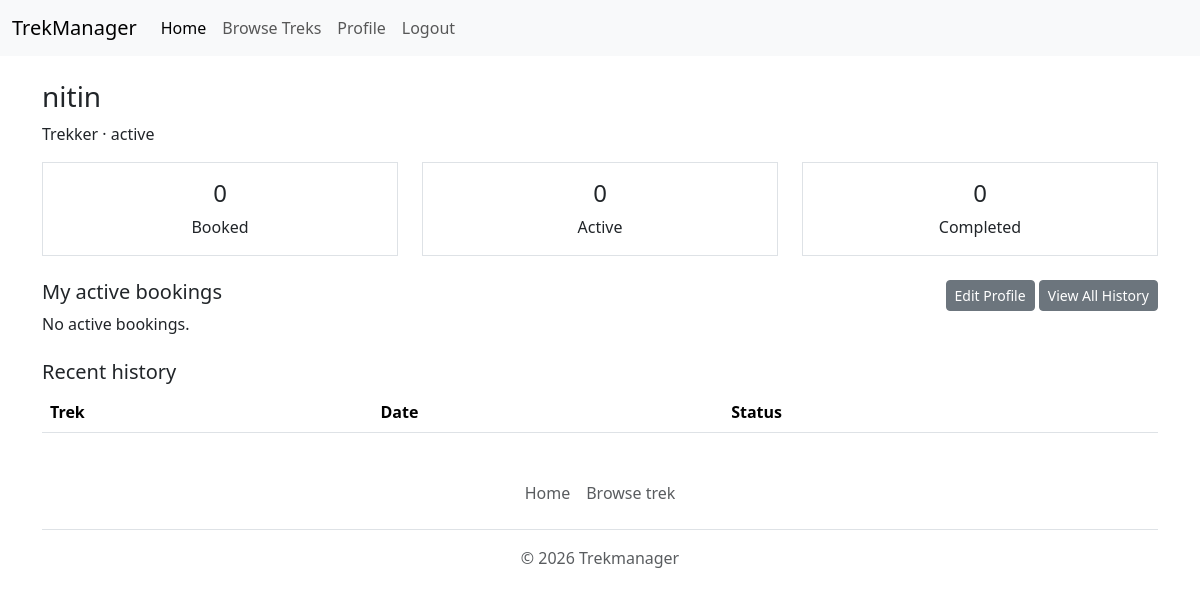
Page /profile (signed in) on the earlier database version.
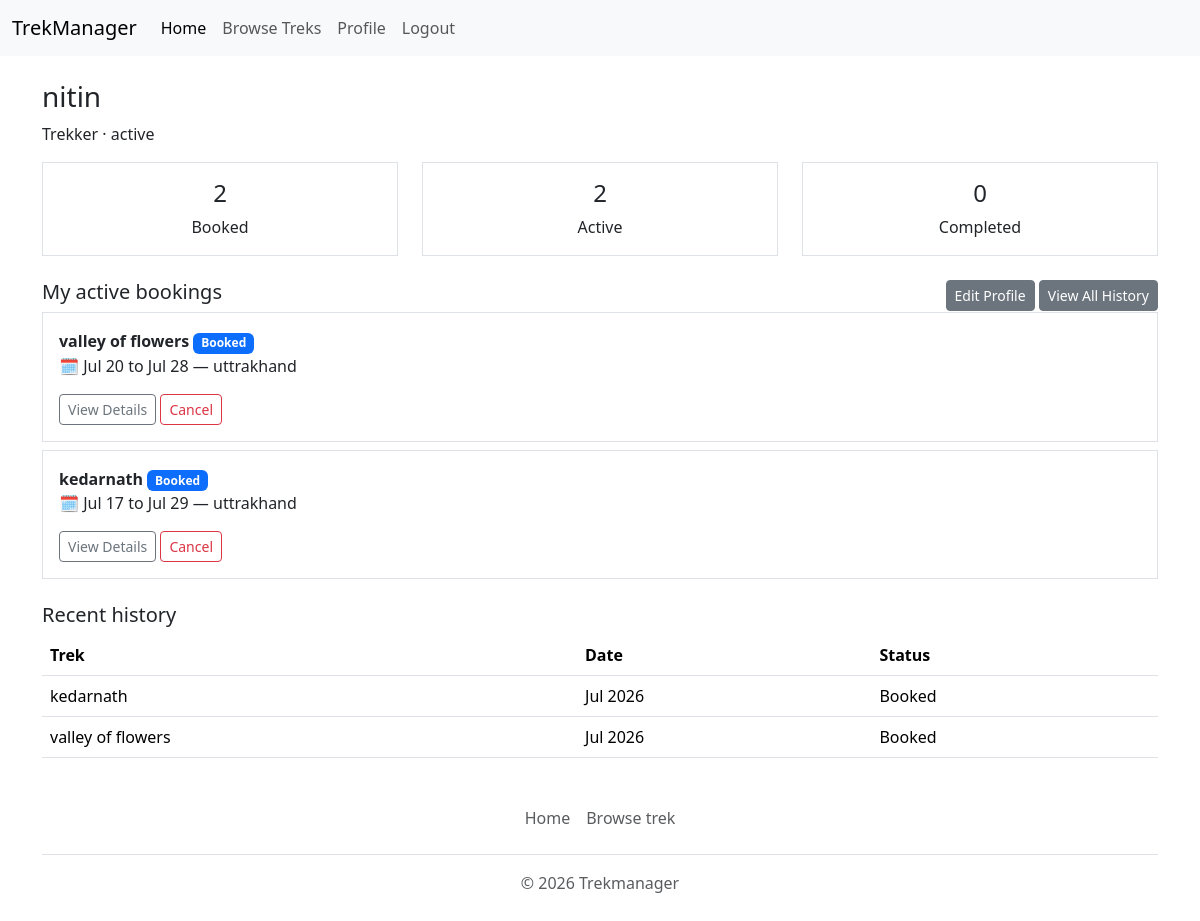
Same page on the later database version.
### application/models.py (models this page shows, shortened)
class Users(db.Model, UserMixin):
    __tablename__ = "users"
    id = db.Column(db.Integer, primary_key=True)
    full_name = db.Column(db.String(100), nullable=False)
    email = db.Column(db.String(150), unique=True, nullable=False)
    password_hash = db.Column(db.String(255), nullable=False)
    phone_no = db.Column(db.String(15), nullable=False, unique=True)
    emergency_contact = db.Column(db.String(15), nullable=False)
    status = db.Column(db.String(20), default="active")

class Bookings(db.Model):
    __tablename__ = "bookings"
    id = db.Column(db.Integer, primary_key=True)
    user_id = db.Column(db.Integer, db.ForeignKey("users.id"), nullable=False)
    trek_id = db.Column(db.Integer, db.ForeignKey("treks.id"), nullable=False)
    booking_date = db.Column(db.DateTime, nullable=False, default=datetime.now)
    amount = db.Column(db.Integer, nullable=False)
    status = db.Column(db.String(20), nullable=False, default="Booked")
    user = db.relationship("Users", backref="bookings")
    trek = db.relationship("Treks", backref="bookings")

class Treks(db.Model):
    __tablename__ = "treks"
    id = db.Column(db.Integer, primary_key=True)
    trek_name = db.Column(db.String(255), nullable=False)
    location = db.Column(db.String(100), nullable=False)
    cost = db.Column(db.Integer)
    difficulty = db.Column(db.String(20))
    start_date = db.Column(db.DateTime, nullable=False)
    end_date = db.Column(db.DateTime, nullable=False)
    max_capacity = db.Column(db.Integer, nullable=False)
    available_slots = db.Column(db.Integer, nullable=False)
    meeting_point = db.Column(db.String(150))
    description = db.Column(db.Text)
    status = db.Column(db.String(20), default="Pending")
    image_filename = db.Column(db.String(255))
    progress = db.Column(db.String(20), default="Not Started")
    staff_notes = db.Column(db.Text)
    assigned_staff_id = db.Column(db.Integer, db.ForeignKey("staffs.id"))
    assigned_staff = db.relationship("Staffs", backref="assigned_treks")

### application/app.py (the view)
    @app.route("/profile")
    @login_required
    def dashboard():
        if isinstance(current_user, Staffs) or isinstance(current_user, Admins):
            abort(403)
        all_bookings = Bookings.query.filter_by(user_id=current_user.id).all()
        active_bookings = Bookings.query.filter_by(user_id=current_user.id, status="Booked").all()
        completed_count = Bookings.query.filter_by(user_id=current_user.id, status="Completed").count()
        recent_history = Bookings.query.filter_by(user_id=current_user.id)\
            .order_by(Bookings.booking_date.desc()).limit(5).all()
        return render_template(
            "dashboard.html",
            total_booked=len(all_bookings),
            active_bookings=active_bookings,
            active_count=len(active_bookings),
            completed_count=completed_count,
            recent_history=recent_history
        )

### templates/dashboard.html (shortened to what this page needs)
{% extends "layout.html" %}
{% block main %}
<div class="container mt-4">
    <h3>{{ current_user.full_name }}</h3>
    <p>Trekker · {{ current_user.status }}</p>
    <div class="row mb-4">
        <div class="col"><div class="border p-3 text-center"><h4>{{ total_booked }}</h4>Booked</div></div>
        <div class="col"><div class="border p-3 text-center"><h4>{{ active_count }}</h4>Active</div></div>
        <div class="col"><div class="border p-3 text-center"><h4>{{ completed_count }}</h4>Completed</div></div>
    </div>
    <div class="d-flex justify-content-between">
        <h5>My active bookings</h5>
        <div>
            <a href="{{ url_for('edit_profile') }}" class="btn btn-sm btn-secondary">Edit Profile</a>
            <a href="{{ url_for('full_history') }}" class="btn btn-sm btn-secondary">View All History</a>
        </div>
    </div>
    {% for booking in active_bookings %}
    <div class="border p-3 mb-2">
        <strong>{{ booking.trek.trek_name }}</strong> <span class="badge bg-primary">{{ booking.status }}</span>
        <p>🗓 {{ booking.trek.start_date.strftime('%b %d') }} to {{ booking.trek.end_date.strftime('%b %d') }} — {{ booking.trek.location }}</p>
        <a href="{{ url_for('trek_detail', trek_id=booking.trek.id) }}" class="btn btn-sm btn-outline-secondary">View Details</a>
        <form method="POST" action="{{ url_for('cancel_booking', booking_id=booking.id) }}" style="display:inline;">
            <button class="btn btn-sm btn-outline-danger">Cancel</button>
        </form>
    </div>
    {% else %}
    <p>No active bookings.</p>
    {% endfor %}
    <h5 class="mt-4">Recent history</h5>
    <table class="table">
        <thead><tr><th>Trek</th><th>Date</th><th>Status</th></tr></thead>
        <tbody>
            {% for booking in recent_history %}
            <tr>
                <td>{{ booking.trek.trek_name }}</td>
                <td>{{ booking.booking_date.strftime('%b %Y') }}</td>
                <td>{{ booking.status }}</td>
            </tr>
            {% endfor %}
        </tbody>
    </table>
</div>
{% endblock %}

### templates/layout.html (shortened to what this page needs)
<!doctype html>
<html lang="en">
<head>
  <link href="https://cdn.jsdelivr.net/npm/bootstrap@5.3.8/dist/css/bootstrap.min.css" rel="stylesheet"
>
  <link href="{{ url_for('static', filename='styles.css') }}" rel="stylesheet">
</head>
<body>
  <header>
    <nav class="navbar navbar-expand-lg bg-body-tertiary">
      <div class="container-fluid">
        <a class="navbar-brand" href="{{url_for('home')}}">TrekManager</a>
        <div class="collapse navbar-collapse" id="navbarSupportedContent">
          <ul class="navbar-nav me-auto mb-2 mb-lg-0">
            <li class="nav-item">
              <a class="nav-link active" aria-current="page" href="{{url_for('home')}}">Home</a>
            </li>
            <li class="nav-item">
              <a class="nav-link" href="{{ url_for('browse_treks') }}">Browse Treks</a>
            </li>
            {% if current_user.is_authenticated %}
            <li class="nav-item">
              <a class="nav-link" href="{{ url_for('dashboard') }}">Profile</a>
            </li>
            <li class="nav-item">
              <a class="nav-link" href="{{url_for('logout')}}">Logout</a>
            </li>
            {% endif %}
          </ul>
        </div>
      </div>
    </nav>
  </header>
  <main>
    {% block main %} {% endblock %}
  </main>
  <div class="container">
    <footer class="py-3 my-4">
      <ul class="nav justify-content-center border-bottom pb-3 mb-3">
        <li class="nav-item"><a href="{{url_for('home')}}" class="nav-link px-2 text-body-secondary">Home</a></li>
        <li class="nav-item"><a href="{{ url_for('browse_treks') }}" class="nav-link px-2 text-body-secondary">Browse trek</a></li>
      </ul>
      <p class="text-center text-body-secondary">© 2026 Trekmanager</p>
  </div>
</body>
</html>

### static/styles.css (style rules this page uses)
* { margin:0; padding:0; box-sizing: border-box; }

Differences in the rows shown:
added Bookings: trek.trek_name "valley of flowers", status "Booked", trek.start_date "Jul 20", trek.end_date "Jul 28", trek.location "uttrakhand", booking_date "Jul 2026"
added Bookings: trek.trek_name "kedarnath", status "Booked", trek.start_date "Jul 17", trek.end_date "Jul 29", trek.location "uttrakhand", booking_date "Jul 2026"
Other differences:
{{ total_booked }}: "0" → "2"
{{ active_count }}: "0" → "2"
text no longer shown: "No active bookings."
